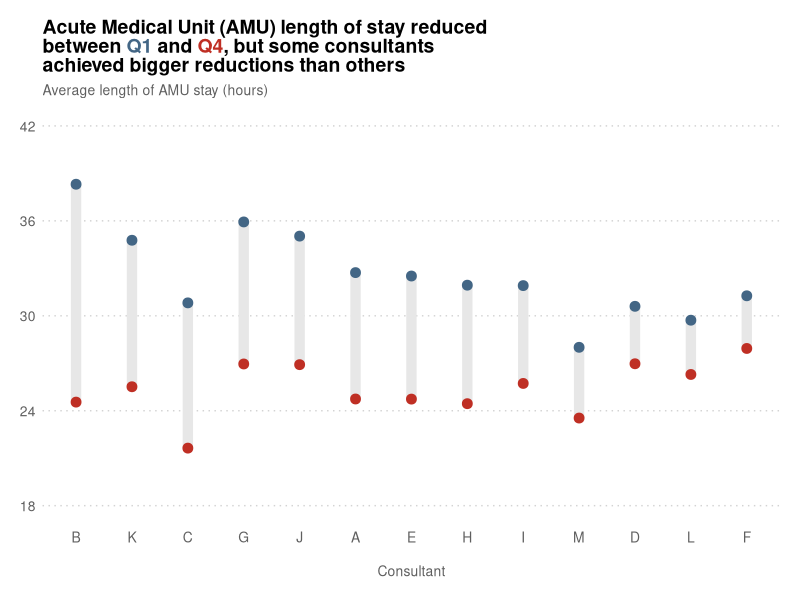

This chart was generated by the following R code:

# Case Study No. 3 - AMU ALoS Dumbbell Chart (more conventional method) ---


# Step 0 - load the packages ----------------------------------------------

library(readxl)
library(tidyverse)
library(ggtext)


# Step 1 - import the data ------------------------------------------------

df_amu_stays <-
  read_xlsx("data/03_amu_stays.xlsx")


# Step 2 - delete the improbably long stays -------------------------------

df_amu_stays_a <-
  df_amu_stays |> 
  filter(amu_los_hours <= (7*24)) |> 
  arrange(desc(amu_los_hours))


# Step 3 - append a quarter variable --------------------------------5-----

df_amu_stays_b <-
  df_amu_stays_a |> 
  mutate(amu_end_quarter = case_when(amu_end_datetime <= '2014-12-28 23:59' ~ "q1",
                                     amu_end_datetime > '2014-12-28 23:59' 
                                     & amu_end_datetime <= '2015-03-29 23:59' ~ "q2",
                                     amu_end_datetime > '2015-03-29 23:59' 
                                     & amu_end_datetime <= '2015-06-28 23:59' ~ "q3",
                                     amu_end_datetime > '2014-12-28 23:59' ~ "q4")) |> 
  arrange(amu_end_datetime)


# Step 4 - check what happened to AMU ALoS q1 to q4 -----------------------

summary_amu_stays_q <-
  df_amu_stays_b |> 
  group_by(amu_end_quarter) |> 
  summarize(no_of_stays = n(),
            amu_alos = mean(amu_los_hours))


# Step 5 - delete the q2 and q4 stays -------------------------------------

df_amu_stays_c <-
  df_amu_stays_b |> 
  filter(amu_end_quarter == "q1" | amu_end_quarter == "q4")


# Step 6 - create a summary anon_cons_code league table -------------------

summary_amu_stays_cons <-
  df_amu_stays_c |> 
  group_by(alpha_code) |> 
  summarize(q1_stays = sum(if_else(amu_end_quarter == "q1", 1, 0)),
            q4_stays = sum(if_else(amu_end_quarter == "q4", 1, 0)),
            include = if_else(q1_stays > 50 & q4_stays > 50,"include", "exclude"))


# Step 7 - append the include variable to df_amu_stays_c ------------------

df_amu_stays_d <-
  df_amu_stays_c |> 
  left_join(summary_amu_stays_cons,
            join_by(alpha_code == alpha_code)) |> 
  filter(include == "include") |> 
  select(anon_id,
         alpha_code,
         amu_los_hours,
         amu_end_quarter) |> 
  filter(alpha_code != "Consultant 147")


# Step 8a - prepare the q1 summary table for plotting ------------------------

summary_amu_stays_plot_q1 <-
  df_amu_stays_d |> 
  filter(amu_end_quarter == "q1") |> 
  group_by(alpha_code) |> 
  summarize(alos_q1 = mean(amu_los_hours))
  

# Step 8b - prepare the q4 summary table for plotting ------------------------

summary_amu_stays_plot_q4 <-
  df_amu_stays_d |> 
  filter(amu_end_quarter == "q4") |> 
  group_by(alpha_code) |> 
  summarize(alos_q4 = mean(amu_los_hours))


# Step 9 - join the two summary tables together ---------------------------

summary_amu_stays_plot <-
  summary_amu_stays_plot_q1 |> 
  left_join(summary_amu_stays_plot_q4,
            join_by(alpha_code == alpha_code)) |> 
  mutate(los_diff = alos_q4 - alos_q1)

# Step 10 - draw the plot -------------------------------------------------
ggplot(data = summary_amu_stays_plot) +
  aes(y = reorder(alpha_code,
                  los_diff)) +
  geom_segment(aes(x = alos_q1, xend = alos_q4,
                   y = alpha_code, yend = alpha_code),
               color = "#E7E7E7", 
               linewidth = 3.5) +
  geom_point(aes(x = alos_q1),
             size = 3,
             colour = "#436685") +
  geom_point(aes(x = alos_q4),
             size = 3,
             colour = "#BF2F24") +
  scale_x_continuous(limits = c(18, 42),
                     breaks = seq(18, 42, 6)) +
  labs(title = "Acute Medical Unit (AMU) length of stay reduced  \nbetween <span style='color: #436685;'>Q1</span> and <span style='color: #BF2F24;'>Q4</span>, but some consultants  \nachieved bigger reductions than others",
       subtitle = "Average length of AMU stay (hours)",
       x = "",
       y = " \nConsultant") +
  theme_minimal() +
  theme(legend.position = "none",
        axis.title.y = element_blank(),
        plot.title = element_markdown(size=14, face = "bold"),
        plot.subtitle = element_text(size=10,
                                     colour = "#5F5F5F"),
        axis.title=element_text(size=10,
                                colour = "#5F5F5F"),
        axis.text = element_text(size = 10,
                                 colour = "#5F5F5F"),
        panel.grid.major.x = element_blank(),
        panel.grid.major.y = element_line(color = "lightgrey",
                                          size = 0.5,
                                          linetype = 3),
        panel.grid.minor.x = element_blank(),
        panel.grid.minor.y = element_blank(),
        plot.margin = unit(c(0.5,0.5,0.5,0.5), "cm")) +
  coord_flip()
